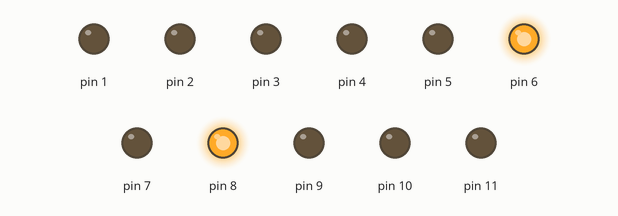
Recording of a sketch running on a simulated Arduino Uno, built with avr-gcc and run on an emulated ATmega328P. Parts: output pins drawn as LEDs (lit = HIGH).

Above: at 2.8 s.
At 4.1 s:
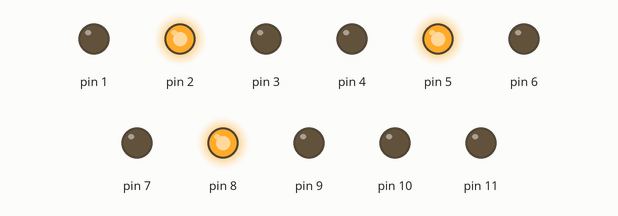
At 5.1 s:
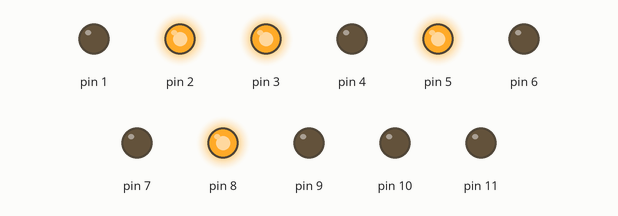
At 12.1 s:
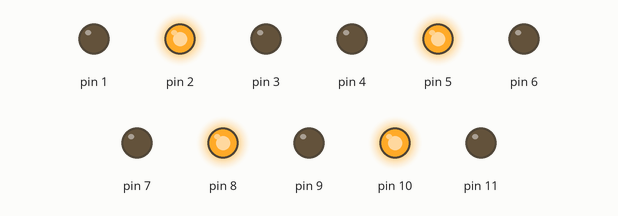
At 22.8 s:
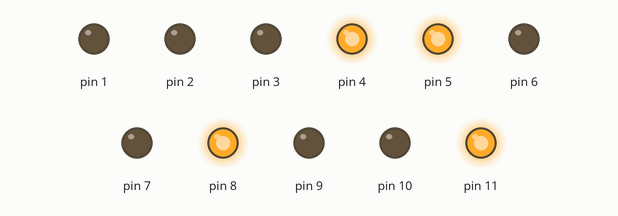
At 31.1 s:
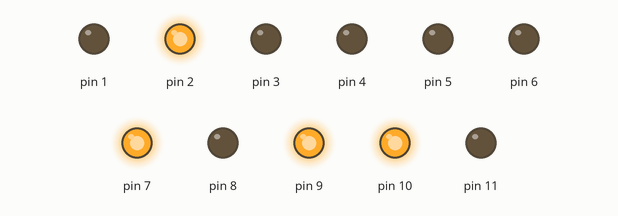
Timing chart, 0 to 40.0 s (numbered marks = the images above):
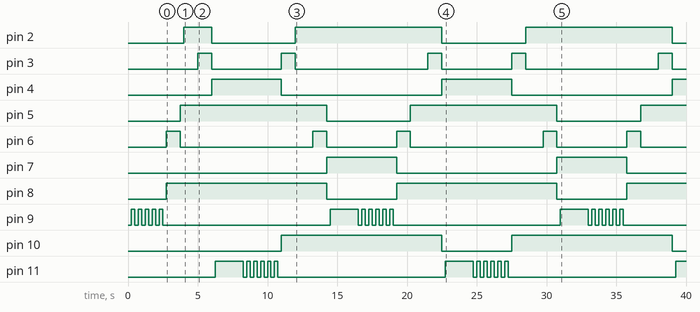

Measured:
- by itself, pin 2: repeats every 16.5 s: LOW 6.0 s, HIGH 10.5 s
- by itself, pin 3: repeats every 16.5 s: LOW 5.0 s, HIGH 1.0 s, LOW 9.5 s, HIGH 1.0 s
- by itself, pin 4, pin 7: alternates HIGH for 5.0 s and LOW for 11.5 s
- by itself, pin 5: alternates HIGH for 10.5 s and LOW for 6.0 s
- by itself, pin 6: repeats every 16.5 s: LOW 9.5 s, HIGH 1.0 s, LOW 5.0 s, HIGH 1.0 s
- by itself, pin 8, pin 10: alternates HIGH for 11.5 s and LOW for 5.0 s
- by itself, pin 9: repeats every 16.5 s: 4 × (LOW 0.25 s, HIGH 0.25 s), LOW 12.0 s, HIGH 2.0 s, LOW 0.25 s, HIGH 0.25 s
- by itself, pin 11: goes HIGH 2.0 s, 5 × (LOW 0.25 s, HIGH 0.25 s), LOW 12.0 s, HIGH 2.0 s, 5 × (LOW 0.25 s, HIGH 0.25 s), LOW 12.0 s, then HIGH

The sketch:

RoadLights.ino
```cpp
void setup() {
  for(int i=1; i<=11; i++){
    pinMode(i, OUTPUT);
  }
  pinMode(12, INPUT_PULLUP);
  pinMode(13, INPUT_PULLUP);
}

void loop() {
  WALKred(8, 9);
  STREETred(5, 6, 7);
  delay(250);
  STREETgreen(2, 3, 4);
  WALKgreen(10, 11);
  delay(2000);

  WALKred(10, 11);
  STREETred(2, 3, 4);
  delay(250);
  STREETgreen(5, 6, 7);
  WALKgreen(8, 9);
  delay(2000);
}

void STREETred(int R, int Y, int G){
  //digitalWrite(G, HIGH);
  //delay(1000);
  digitalWrite(Y, HIGH);
  digitalWrite(G, LOW);
  delay(1000);
  digitalWrite(R, HIGH);
  digitalWrite(Y, LOW);
}

void STREETgreen(int R, int Y, int G){
  digitalWrite(R, HIGH);
  delay(1000);
  digitalWrite(Y, HIGH);
  delay(1000);
  digitalWrite(R, LOW);
  digitalWrite(Y, LOW);
  digitalWrite(G, HIGH);
}

void WALKgreen(int R, int G){
  digitalWrite(R, LOW);
  delay(250);
  digitalWrite(G, HIGH);
}

void WALKred(int R, int G){
  for(int i=1; i<=5; i++){
    digitalWrite(G, LOW);
    delay(250);
    digitalWrite(G, HIGH);
    delay(250);
  }
  digitalWrite(G, LOW);
  delay(250);
  digitalWrite(R, HIGH);
}

void STREETgreen_red(int R1, int Y1, int G1, int R2, int Y2, int G2){
  digitalWrite(G2, HIGH);
  delay(1000);
  digitalWrite(Y2, HIGH);
  digitalWrite(G2, LOW);
  delay(1000);
  digitalWrite(R2, HIGH);
  digitalWrite(Y2, LOW);

  delay(250);

  digitalWrite(R1, HIGH);
  delay(1000);
  digitalWrite(Y1, HIGH);
  delay(1000);
  digitalWrite(R1, LOW);
  digitalWrite(Y1, LOW);
  digitalWrite(G1, HIGH);
}
```
